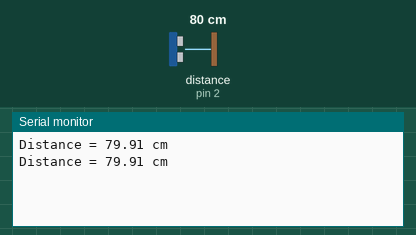
The sketch below on a simulated Arduino Uno, built with avr-gcc and run on an emulated ATmega328P. Parts: the last lines printed to the serial monitor. Wiring (inferred from the names in the program): ultrasonic range finder: trigger pin 3; echo pin 2. The inputs (shaded band) are chosen by the test bench; at power-on: distance to the obstacle (sensor on pin 2) 80 cm. The echo pulse lasts 58.3 µs per cm.

Above: at 1.8 s.
1.9 s: distance to the obstacle (sensor on pin 2) set to 2 cm
At 2.4 s:
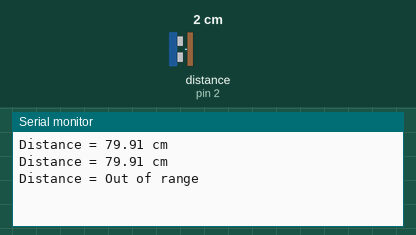
3.5 s: distance to the obstacle (sensor on pin 2) set to 299 cm
At 4.3 s:
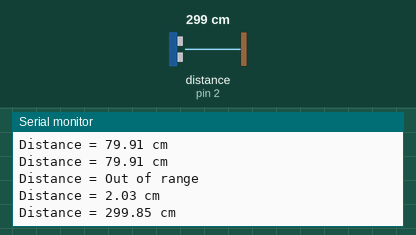
Timing chart, 0 to 6.5 s (numbered marks = the images above; inputs shaded):
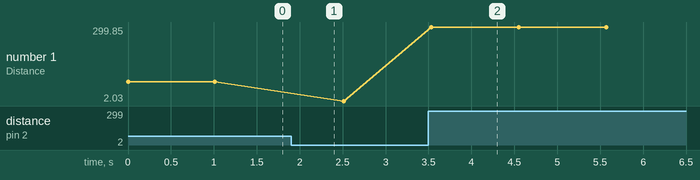

The sketch:

HC-SR04_Ultrasonic_Sensor.ino
```cpp
/*
 HC-SR04 Ping distance sensor:
 VCC to arduino 5v
 GND to arduino GND
 Echo to Arduino pin 2
 Trig to Arduino pin 3
 */
#define echoPin 2
#define trigPin 3

void setup() {
  Serial.begin (9600);
  pinMode(trigPin, OUTPUT);
  pinMode(echoPin, INPUT);
}

void loop() {
  float duration, distance;
  digitalWrite(trigPin, LOW);
  delayMicroseconds(2);

  digitalWrite(trigPin, HIGH);
  delayMicroseconds(10);
  digitalWrite(trigPin, LOW);

  duration = pulseIn(echoPin, HIGH);
  distance = (duration / 2) * 0.0344;

  if (distance >= 400 || distance <= 2){
    Serial.print("Distance = ");
    Serial.println("Out of range");
  }
  else {
    Serial.print("Distance = ");
    Serial.print(distance);
    Serial.println(" cm");
    delay(500);
  }
  delay(500);
}
```

Measured:
- after the input at 1.9 s, the serial monitor: prints a new line after 0.11 s (image 1)
- after the input at 3.5 s, the serial monitor: prints a new line at once (image 2)
- plotted number 1: 79.91 → 2.03 after the input at 1.9 s, 2.03 → 299.52 after the input at 3.5 s
